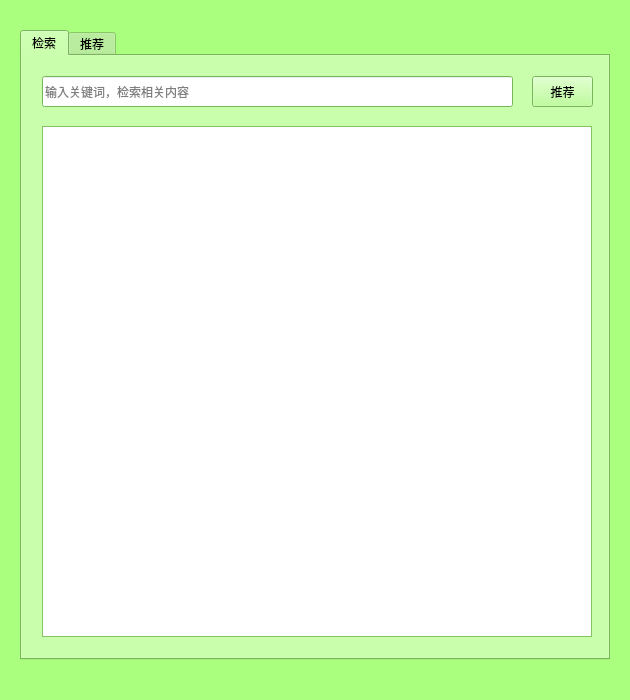
<?xml version="1.0" encoding="UTF-8"?>
<ui version="4.0">
 <class>WidgetClass</class>
 <widget class="QWidget" name="WidgetClass">
  <property name="geometry">
   <rect>
    <x>0</x>
    <y>0</y>
    <width>630</width>
    <height>700</height>
   </rect>
  </property>
  <property name="sizePolicy">
   <sizepolicy hsizetype="Fixed" vsizetype="Fixed">
    <horstretch>0</horstretch>
    <verstretch>0</verstretch>
   </sizepolicy>
  </property>
  <property name="minimumSize">
   <size>
    <width>630</width>
    <height>700</height>
   </size>
  </property>
  <property name="maximumSize">
   <size>
    <width>630</width>
    <height>700</height>
   </size>
  </property>
  <property name="palette">
   <palette>
    <active>
     <colorrole role="WindowText">
      <brush brushstyle="SolidPattern">
       <color alpha="255">
        <red>0</red>
        <green>0</green>
        <blue>0</blue>
       </color>
      </brush>
     </colorrole>
     <colorrole role="Button">
      <brush brushstyle="SolidPattern">
       <color alpha="255">
        <red>170</red>
        <green>255</green>
        <blue>127</blue>
       </color>
      </brush>
     </colorrole>
     <colorrole role="Light">
      <brush brushstyle="SolidPattern">
       <color alpha="255">
        <red>85</red>
        <green>255</green>
        <blue>0</blue>
       </color>
      </brush>
     </colorrole>
     <colorrole role="Midlight">
      <brush brushstyle="SolidPattern">
       <color alpha="255">
        <red>212</red>
        <green>255</green>
        <blue>191</blue>
       </color>
      </brush>
     </colorrole>
     <colorrole role="Dark">
      <brush brushstyle="SolidPattern">
       <color alpha="255">
        <red>85</red>
        <green>127</green>
        <blue>63</blue>
       </color>
      </brush>
     </colorrole>
     <colorrole role="Mid">
      <brush brushstyle="SolidPattern">
       <color alpha="255">
        <red>113</red>
        <green>170</green>
        <blue>84</blue>
       </color>
      </brush>
     </colorrole>
     <colorrole role="Text">
      <brush brushstyle="SolidPattern">
       <color alpha="255">
        <red>0</red>
        <green>0</green>
        <blue>0</blue>
       </color>
      </brush>
     </colorrole>
     <colorrole role="BrightText">
      <brush brushstyle="SolidPattern">
       <color alpha="255">
        <red>255</red>
        <green>255</green>
        <blue>255</blue>
       </color>
      </brush>
     </colorrole>
     <colorrole role="ButtonText">
      <brush brushstyle="SolidPattern">
       <color alpha="255">
        <red>0</red>
        <green>0</green>
        <blue>0</blue>
       </color>
      </brush>
     </colorrole>
     <colorrole role="Base">
      <brush brushstyle="SolidPattern">
       <color alpha="255">
        <red>255</red>
        <green>255</green>
        <blue>255</blue>
       </color>
      </brush>
     </colorrole>
     <colorrole role="Window">
      <brush brushstyle="SolidPattern">
       <color alpha="255">
        <red>170</red>
        <green>255</green>
        <blue>127</blue>
       </color>
      </brush>
     </colorrole>
     <colorrole role="Shadow">
      <brush brushstyle="SolidPattern">
       <color alpha="255">
        <red>0</red>
        <green>0</green>
        <blue>0</blue>
       </color>
      </brush>
     </colorrole>
     <colorrole role="AlternateBase">
      <brush brushstyle="SolidPattern">
       <color alpha="255">
        <red>212</red>
        <green>255</green>
        <blue>191</blue>
       </color>
      </brush>
     </colorrole>
     <colorrole role="ToolTipBase">
      <brush brushstyle="SolidPattern">
       <color alpha="255">
        <red>255</red>
        <green>255</green>
        <blue>220</blue>
       </color>
      </brush>
     </colorrole>
     <colorrole role="ToolTipText">
      <brush brushstyle="SolidPattern">
       <color alpha="255">
        <red>0</red>
        <green>0</green>
        <blue>0</blue>
       </color>
      </brush>
     </colorrole>
     <colorrole role="PlaceholderText">
      <brush brushstyle="SolidPattern">
       <color alpha="128">
        <red>0</red>
        <green>0</green>
        <blue>0</blue>
       </color>
      </brush>
     </colorrole>
    </active>
    <inactive>
     <colorrole role="WindowText">
      <brush brushstyle="SolidPattern">
       <color alpha="255">
        <red>0</red>
        <green>0</green>
        <blue>0</blue>
       </color>
      </brush>
     </colorrole>
     <colorrole role="Button">
      <brush brushstyle="SolidPattern">
       <color alpha="255">
        <red>170</red>
        <green>255</green>
        <blue>127</blue>
       </color>
      </brush>
     </colorrole>
     <colorrole role="Light">
      <brush brushstyle="SolidPattern">
       <color alpha="255">
        <red>85</red>
        <green>255</green>
        <blue>0</blue>
       </color>
      </brush>
     </colorrole>
     <colorrole role="Midlight">
      <brush brushstyle="SolidPattern">
       <color alpha="255">
        <red>212</red>
        <green>255</green>
        <blue>191</blue>
       </color>
      </brush>
     </colorrole>
     <colorrole role="Dark">
      <brush brushstyle="SolidPattern">
       <color alpha="255">
        <red>85</red>
        <green>127</green>
        <blue>63</blue>
       </color>
      </brush>
     </colorrole>
     <colorrole role="Mid">
      <brush brushstyle="SolidPattern">
       <color alpha="255">
        <red>113</red>
        <green>170</green>
        <blue>84</blue>
       </color>
      </brush>
     </colorrole>
     <colorrole role="Text">
      <brush brushstyle="SolidPattern">
       <color alpha="255">
        <red>0</red>
        <green>0</green>
        <blue>0</blue>
       </color>
      </brush>
     </colorrole>
     <colorrole role="BrightText">
      <brush brushstyle="SolidPattern">
       <color alpha="255">
        <red>255</red>
        <green>255</green>
        <blue>255</blue>
       </color>
      </brush>
     </colorrole>
     <colorrole role="ButtonText">
      <brush brushstyle="SolidPattern">
       <color alpha="255">
        <red>0</red>
        <green>0</green>
        <blue>0</blue>
       </color>
      </brush>
     </colorrole>
     <colorrole role="Base">
      <brush brushstyle="SolidPattern">
       <color alpha="255">
        <red>255</red>
        <green>255</green>
        <blue>255</blue>
       </color>
      </brush>
     </colorrole>
     <colorrole role="Window">
      <brush brushstyle="SolidPattern">
       <color alpha="255">
        <red>170</red>
        <green>255</green>
        <blue>127</blue>
       </color>
      </brush>
     </colorrole>
     <colorrole role="Shadow">
      <brush brushstyle="SolidPattern">
       <color alpha="255">
        <red>0</red>
        <green>0</green>
        <blue>0</blue>
       </color>
      </brush>
     </colorrole>
     <colorrole role="AlternateBase">
      <brush brushstyle="SolidPattern">
       <color alpha="255">
        <red>212</red>
        <green>255</green>
        <blue>191</blue>
       </color>
      </brush>
     </colorrole>
     <colorrole role="ToolTipBase">
      <brush brushstyle="SolidPattern">
       <color alpha="255">
        <red>255</red>
        <green>255</green>
        <blue>220</blue>
       </color>
      </brush>
     </colorrole>
     <colorrole role="ToolTipText">
      <brush brushstyle="SolidPattern">
       <color alpha="255">
        <red>0</red>
        <green>0</green>
        <blue>0</blue>
       </color>
      </brush>
     </colorrole>
     <colorrole role="PlaceholderText">
      <brush brushstyle="SolidPattern">
       <color alpha="128">
        <red>0</red>
        <green>0</green>
        <blue>0</blue>
       </color>
      </brush>
     </colorrole>
    </inactive>
    <disabled>
     <colorrole role="WindowText">
      <brush brushstyle="SolidPattern">
       <color alpha="255">
        <red>85</red>
        <green>127</green>
        <blue>63</blue>
       </color>
      </brush>
     </colorrole>
     <colorrole role="Button">
      <brush brushstyle="SolidPattern">
       <color alpha="255">
        <red>170</red>
        <green>255</green>
        <blue>127</blue>
       </color>
      </brush>
     </colorrole>
     <colorrole role="Light">
      <brush brushstyle="SolidPattern">
       <color alpha="255">
        <red>85</red>
        <green>255</green>
        <blue>0</blue>
       </color>
      </brush>
     </colorrole>
     <colorrole role="Midlight">
      <brush brushstyle="SolidPattern">
       <color alpha="255">
        <red>212</red>
        <green>255</green>
        <blue>191</blue>
       </color>
      </brush>
     </colorrole>
     <colorrole role="Dark">
      <brush brushstyle="SolidPattern">
       <color alpha="255">
        <red>85</red>
        <green>127</green>
        <blue>63</blue>
       </color>
      </brush>
     </colorrole>
     <colorrole role="Mid">
      <brush brushstyle="SolidPattern">
       <color alpha="255">
        <red>113</red>
        <green>170</green>
        <blue>84</blue>
       </color>
      </brush>
     </colorrole>
     <colorrole role="Text">
      <brush brushstyle="SolidPattern">
       <color alpha="255">
        <red>85</red>
        <green>127</green>
        <blue>63</blue>
       </color>
      </brush>
     </colorrole>
     <colorrole role="BrightText">
      <brush brushstyle="SolidPattern">
       <color alpha="255">
        <red>255</red>
        <green>255</green>
        <blue>255</blue>
       </color>
      </brush>
     </colorrole>
     <colorrole role="ButtonText">
      <brush brushstyle="SolidPattern">
       <color alpha="255">
        <red>85</red>
        <green>127</green>
        <blue>63</blue>
       </color>
      </brush>
     </colorrole>
     <colorrole role="Base">
      <brush brushstyle="SolidPattern">
       <color alpha="255">
        <red>170</red>
        <green>255</green>
        <blue>127</blue>
       </color>
      </brush>
     </colorrole>
     <colorrole role="Window">
      <brush brushstyle="SolidPattern">
       <color alpha="255">
        <red>170</red>
        <green>255</green>
        <blue>127</blue>
       </color>
      </brush>
     </colorrole>
     <colorrole role="Shadow">
      <brush brushstyle="SolidPattern">
       <color alpha="255">
        <red>0</red>
        <green>0</green>
        <blue>0</blue>
       </color>
      </brush>
     </colorrole>
     <colorrole role="AlternateBase">
      <brush brushstyle="SolidPattern">
       <color alpha="255">
        <red>170</red>
        <green>255</green>
        <blue>127</blue>
       </color>
      </brush>
     </colorrole>
     <colorrole role="ToolTipBase">
      <brush brushstyle="SolidPattern">
       <color alpha="255">
        <red>255</red>
        <green>255</green>
        <blue>220</blue>
       </color>
      </brush>
     </colorrole>
     <colorrole role="ToolTipText">
      <brush brushstyle="SolidPattern">
       <color alpha="255">
        <red>0</red>
        <green>0</green>
        <blue>0</blue>
       </color>
      </brush>
     </colorrole>
     <colorrole role="PlaceholderText">
      <brush brushstyle="SolidPattern">
       <color alpha="128">
        <red>0</red>
        <green>0</green>
        <blue>0</blue>
       </color>
      </brush>
     </colorrole>
    </disabled>
   </palette>
  </property>
  <property name="windowTitle">
   <string>Widget</string>
  </property>
  <widget class="QTabWidget" name="tabWidget">
   <property name="geometry">
    <rect>
     <x>20</x>
     <y>30</y>
     <width>590</width>
     <height>630</height>
    </rect>
   </property>
   <property name="palette">
    <palette>
     <active>
      <colorrole role="Midlight">
       <brush brushstyle="SolidPattern">
        <color alpha="255">
         <red>0</red>
         <green>255</green>
         <blue>127</blue>
        </color>
       </brush>
      </colorrole>
     </active>
     <inactive>
      <colorrole role="Midlight">
       <brush brushstyle="SolidPattern">
        <color alpha="255">
         <red>212</red>
         <green>255</green>
         <blue>191</blue>
        </color>
       </brush>
      </colorrole>
     </inactive>
     <disabled>
      <colorrole role="Midlight">
       <brush brushstyle="SolidPattern">
        <color alpha="255">
         <red>212</red>
         <green>255</green>
         <blue>191</blue>
        </color>
       </brush>
      </colorrole>
     </disabled>
    </palette>
   </property>
   <property name="autoFillBackground">
    <bool>true</bool>
   </property>
   <property name="currentIndex">
    <number>0</number>
   </property>
   <widget class="QWidget" name="tabRetrie">
    <attribute name="title">
     <string>检索</string>
    </attribute>
    <widget class="QLineEdit" name="lineRetrie">
     <property name="geometry">
      <rect>
       <x>20</x>
       <y>20</y>
       <width>471</width>
       <height>31</height>
      </rect>
     </property>
     <property name="text">
      <string/>
     </property>
     <property name="placeholderText">
      <string>输入关键词，检索相关内容</string>
     </property>
    </widget>
    <widget class="QListWidget" name="listWidget">
     <property name="geometry">
      <rect>
       <x>20</x>
       <y>70</y>
       <width>550</width>
       <height>511</height>
      </rect>
     </property>
    </widget>
    <widget class="QPushButton" name="pushButton_retrie">
     <property name="geometry">
      <rect>
       <x>510</x>
       <y>20</y>
       <width>61</width>
       <height>31</height>
      </rect>
     </property>
     <property name="cursor">
      <cursorShape>PointingHandCursor</cursorShape>
     </property>
     <property name="text">
      <string>推荐</string>
     </property>
    </widget>
   </widget>
   <widget class="QWidget" name="tabRecommend">
    <attribute name="title">
     <string>推荐</string>
    </attribute>
    <widget class="QPushButton" name="pushButton_Recommend">
     <property name="geometry">
      <rect>
       <x>510</x>
       <y>20</y>
       <width>61</width>
       <height>31</height>
      </rect>
     </property>
     <property name="cursor">
      <cursorShape>PointingHandCursor</cursorShape>
     </property>
     <property name="text">
      <string>推荐</string>
     </property>
    </widget>
    <widget class="QListWidget" name="listWidget_2">
     <property name="geometry">
      <rect>
       <x>20</x>
       <y>70</y>
       <width>550</width>
       <height>511</height>
      </rect>
     </property>
    </widget>
    <widget class="QLineEdit" name="lineRecommend">
     <property name="geometry">
      <rect>
       <x>20</x>
       <y>20</y>
       <width>471</width>
       <height>31</height>
      </rect>
     </property>
     <property name="text">
      <string/>
     </property>
     <property name="placeholderText">
      <string>输入新闻标题，推荐相关内容</string>
     </property>
     <property name="cursorMoveStyle">
      <enum>Qt::LogicalMoveStyle</enum>
     </property>
    </widget>
   </widget>
  </widget>
 </widget>
 <layoutdefault spacing="6" margin="11"/>
 <resources>
  <include location="Widget.qrc"/>
 </resources>
 <connections>
  <connection>
   <sender>pushButton_retrie</sender>
   <signal>clicked()</signal>
   <receiver>WidgetClass</receiver>
   <slot>pushButton_retrie_Click()</slot>
   <hints>
    <hint type="sourcelabel">
     <x>530</x>
     <y>94</y>
    </hint>
    <hint type="destinationlabel">
     <x>499</x>
     <y>21</y>
    </hint>
   </hints>
  </connection>
  <connection>
   <sender>pushButton_Recommend</sender>
   <signal>clicked()</signal>
   <receiver>WidgetClass</receiver>
   <slot>pushButton_Recommend_Click()</slot>
   <hints>
    <hint type="sourcelabel">
     <x>534</x>
     <y>79</y>
    </hint>
    <hint type="destinationlabel">
     <x>576</x>
     <y>8</y>
    </hint>
   </hints>
  </connection>
 </connections>
 <slots>
  <slot>pushButton_retrie_Click()</slot>
  <slot>pushButton_Recommend_Click()</slot>
 </slots>
</ui>
